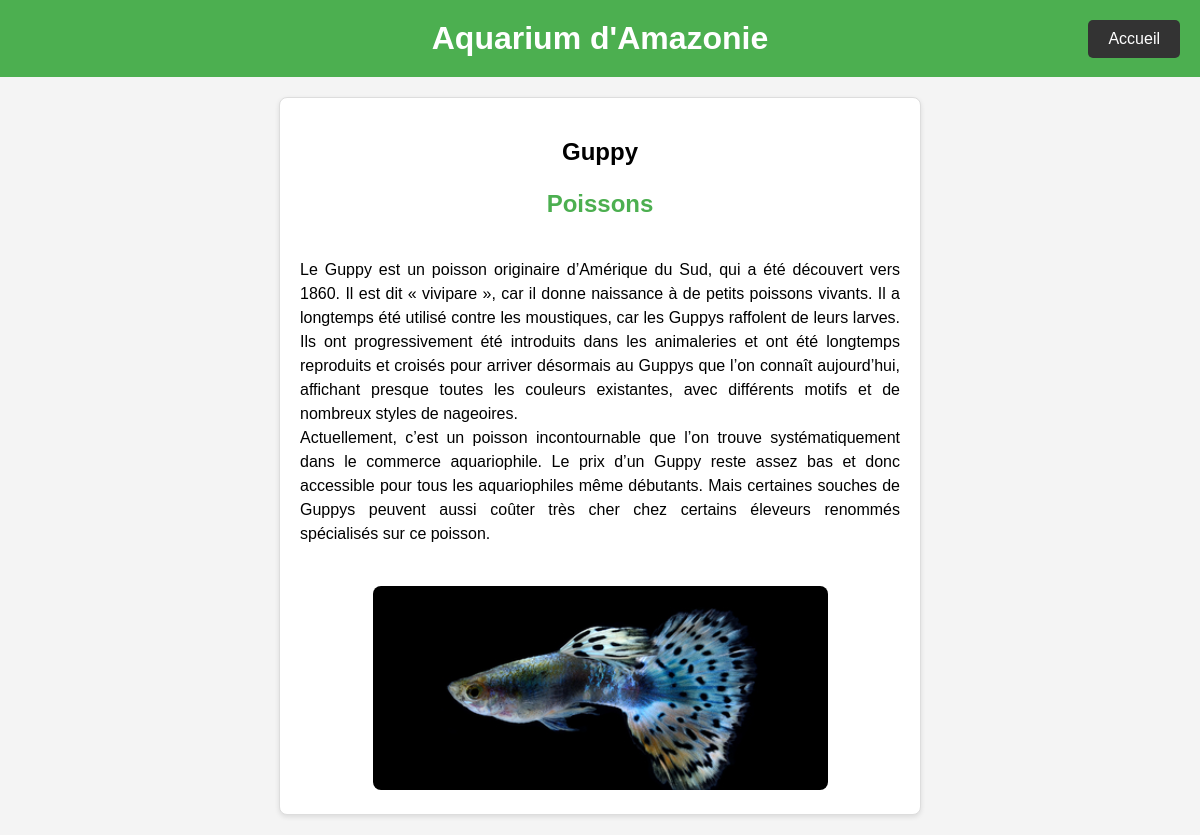
Page /article.php?id=3 on the committed database.
### tables this page shows
CREATE TABLE `articles` (
  `id` int NOT NULL,
  `categories` text NOT NULL,
  `titre` text NOT NULL,
  `texte` text NOT NULL,
  `photo` varchar(255) NOT NULL
);

### article.php (the view, shortened to what this page needs)
<?php
require_once "bdd/bdd.php";
$id = $_GET['id'];
$sql = "SELECT * FROM articles WHERE ID = :id";
$stmt = $bdd->prepare($sql);
$stmt->bindValue(":id", $id);
$stmt->execute();
$article = $stmt->fetch(PDO::FETCH_ASSOC);
?>
<!DOCTYPE html>
<html lang="fr">
<head>
    <link rel="stylesheet" href="styles/stylearticle.css">
</head>
<body>
    <div class="header">
        <h1>Aquarium d'Amazonie</h1>
        <form class="form" action="index.php" method="GET">
            <button class="bouton-accueil" type="submit">Accueil</button>
        </form>
    </div>
    <div class="article-card">
        <h2><?= $article['titre'] ?></h2>
        <h3><?= $article['categories'] ?></h2>
        <div class="article-texte">
            <p><?= $article['texte'] ?></p>
            <div class="article-image">
                <img src="<?=($article['photo']) ?>" alt="Project Image">
            </div>
        </div>
    </div>
</body>
</html>

### styles/stylearticle.css (style rules this page uses)
body { font-family: Arial, sans-serif; margin: 0; padding: 0; background-color: #f4f4f4; }
.header { background-color: #4CAF50; color: white; padding: 20px; text-align: center; position: relative; }
.header h1 { margin: 0; }
h2 { font-size: 24px; color: #000000; }
h3 { font-size: 24px; color: #4CAF50; }
.form { position: absolute; top: 20px; right: 20px; }
.bouton-accueil { background-color: #333; color: white; padding: 10px 20px; border: none; border-radius: 5px; cursor: pointer; font-size: 16px; text-decoration: none; transition: background-color 0.3s ease, transform 0.3s ease; }
.article-card { background-color: white; border: 1px solid #ddd; border-radius: 8px; box-shadow: 0 2px 5px rgba(0, 0, 0, 0.1); margin: 20px auto; padding: 20px; max-width: 600px; text-align: center; }
.article-card h2 { font-size: 24px; margin-bottom: 10px; }
.article-texte { display: flex; flex-direction: column; align-items: center; }
.article-texte p { font-size: 16px; line-height: 1.5; margin-bottom: 20px; text-align: justify; }
.article-image img { max-width: 100%; height: auto; border-radius: 8px; margin-top: 20px; }

### rows in the picture
articles: titre "Guppy", categories "Poissons", texte "Le Guppy est un poisson originaire d’Amérique du Sud, qui a été découvert vers 1860. Il est dit « vivipare », car il donne naissance à de petits poissons vivants. Il a longtemps été utilisé contre les moustiques, car les Guppys raffolent de leurs larves. Ils ont progressivement été introduits dans les animaleries et ont été longtemps reproduits et croisés pour arriver désormais au Guppys que l’on connaît aujourd’hui, affichant presque toutes les couleurs existantes, avec différents motifs et de nombreux styles de nageoires. Actuellement, c’est un poisson incontournable que l’on trouve systématiquement dans le commerce aquariophile. Le prix d’un Guppy reste assez bas et donc accessible pour…", photo (picture)
